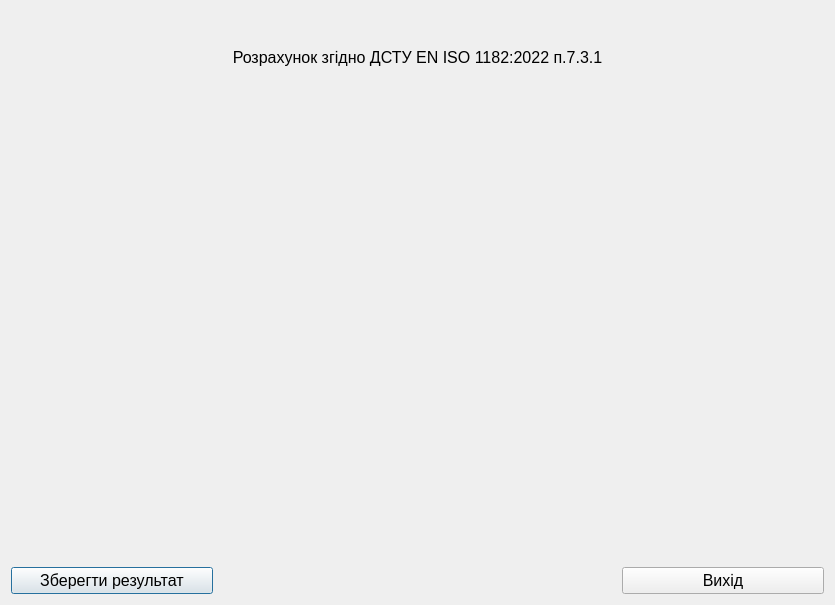
<?xml version="1.0" encoding="UTF-8"?>
<ui version="4.0">
 <class>DialogTableResult</class>
 <widget class="QDialog" name="DialogTableResult">
  <property name="geometry">
   <rect>
    <x>0</x>
    <y>0</y>
    <width>835</width>
    <height>605</height>
   </rect>
  </property>
  <property name="font">
   <font>
    <pointsize>12</pointsize>
   </font>
  </property>
  <property name="windowTitle">
   <string>Dialog</string>
  </property>
  <layout class="QVBoxLayout" name="verticalLayout" stretch="10,0">
   <item>
    <widget class="QLabel" name="labelTableResult">
     <property name="text">
      <string>&lt;br&gt;&lt;center&gt;Розрахунок згідно ДСТУ EN ISO 1182:2022 п.7.3.1&lt;/center&gt;</string>
     </property>
     <property name="alignment">
      <set>Qt::AlignLeading|Qt::AlignLeft|Qt::AlignTop</set>
     </property>
     <property name="wordWrap">
      <bool>true</bool>
     </property>
    </widget>
   </item>
   <item>
    <layout class="QHBoxLayout" name="horizontalLayout" stretch="1,2,1">
     <item>
      <widget class="QPushButton" name="buttonTableResultSave">
       <property name="text">
        <string> Зберегти результат </string>
       </property>
       <property name="icon">
        <iconset resource="res.qrc">
         <normaloff>:/icons/Save.ico</normaloff>:/icons/Save.ico</iconset>
       </property>
       <property name="iconSize">
        <size>
         <width>48</width>
         <height>48</height>
        </size>
       </property>
      </widget>
     </item>
     <item>
      <spacer name="horizontalSpacer">
       <property name="orientation">
        <enum>Qt::Horizontal</enum>
       </property>
       <property name="sizeHint" stdset="0">
        <size>
         <width>40</width>
         <height>20</height>
        </size>
       </property>
      </spacer>
     </item>
     <item>
      <widget class="QPushButton" name="buttonTableResultExit">
       <property name="text">
        <string> Вихід </string>
       </property>
       <property name="icon">
        <iconset resource="res.qrc">
         <normaloff>:/icons/exit.ico</normaloff>:/icons/exit.ico</iconset>
       </property>
       <property name="iconSize">
        <size>
         <width>48</width>
         <height>48</height>
        </size>
       </property>
      </widget>
     </item>
    </layout>
   </item>
  </layout>
 </widget>
 <resources>
  <include location="res.qrc"/>
 </resources>
 <connections/>
</ui>
